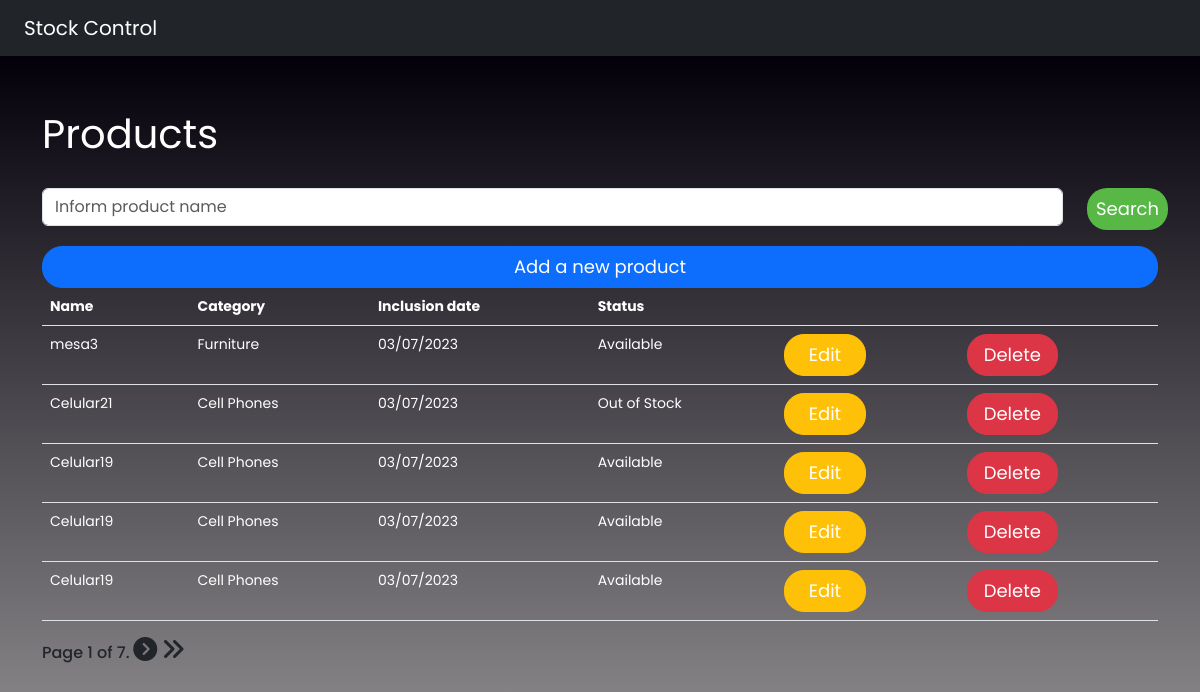
Screenshot of /products/ with the database file from the repository.
### stock_app/models.py (models this page shows)
class Products(models.Model):
    class Categories(models.TextChoices):
        CELL_PHONES = "Cell Phones"
        APPLIANCES = "Appliances"
        COMP_PARTS = "Computer Parts"
        FURNITURE = "Furniture"
    status = models.BooleanField(default=False, verbose_name=f"Status: Out of Stock / Available")
    name = models.CharField(max_length=250, null=False)
    category = models.CharField(max_length=50, choices=Categories.choices)
    creation_date = models.DateField(auto_now_add=True)

### stock_app/views.py (the view)
# urls.py: path("products/", products, name="products"),
def products(request):
    products = Products.objects.all().order_by('-id')
    queryset = request.GET.get('q')
    if queryset:
        products = Products.objects.filter(
            Q(status__icontains=queryset)|
            Q(name__icontains=queryset)|
            Q(category__icontains=queryset)
        )
    paginator = Paginator(products, 5)
    page = request.GET.get('page')
    products = paginator.get_page(page)
    return render(request, "products/products.html", {"products": products})

### templates/products/products.html (shortened to what this page needs)
{% extends "base.html" %}
{% block content %}
<div class="container">
    <div class="py-4"></div>
    <p class="mb-4 text-white fs-1 fw-normal">Products</p>
    <form method="GET">
        <div class="row">
            <div class="form-group col-11" id="message">
                <input class="form-control" type="search" placeholder="Inform product name" name="q" value="{{request.GET.q}}">
            </div>
            <div class="form-group col-1 d-grid">
                <button class="btn btn--pill btn--green px-2 mx-0">Search</button>
            </div>
        </div>
    </form>
    <div class="row">
        <div class="d-grid gap-2">
            <a class="mt-3 btn btn--pill btn-primary" href="{% url 'add_products' %}">Add a new product</a>
        </div>
    </div>
    <table class="table table-head">
        <thead>
            <tr class="text-white">
                <th>Name</th>
                <th>Category</th>
                <th>Inclusion date</th>
                <th>Status</th>
                <th></th>
                <th></th>
            </tr>
        </thead>
        <tbody>
            {% for product in products %}
            <tr style="color: #fff;">
                <td>{{product.name}}</td>
                <td>{{product.category}}</td>
                <td>{{product.creation_date|date:"m/d/Y"}}</td>
                {% if product.status == True %}
                    <td>Available</td>
                {% else %}
                    <td>Out of Stock</td>
                {% endif %}
                <td><a class="px-4 btn btn--pill btn-warning" href="/edit_product/{{product.id}}">Edit</a></td>
                <td><a class="px-3 btn btn--pill btn-danger" href="/remove_product/{{product.id}}">Delete</a></td>
            </tr>
            {% endfor %}
        </tbody>
    </table>
    <div class="pagination">
        <span class="step-links">
            <div class="d-inline-flex bd-highlight">
                <span class="h6 current">
                    Page {{ products.number }} of {{ products.paginator.num_pages }}.
                </span>
            </div>
            {% if products.has_next %}
                <a href="?page={{ products.next_page_number }}"><i class="h4 text-dark fa-solid fa-circle-chevron-right"></i></a>
                <a href="?page={{ products.paginator.num_pages }}&q={% if request.GET.q%}{{ request.GET.q }}{% endif %}"><i class="h4 text-dark fa-solid fa-angles-right"></i></a>
            {% endif %}
        </span>
    </div>
</div>
{% endblock content %}

### static/css/main.css (style rules this page uses)
.row { display: -webkit-box; display: -webkit-flex; display: -moz-box; display: -ms-flexbox; display: flex; -webkit-flex-wrap: wrap; -ms-flex-wrap: wrap; flex-wrap: wrap; }
html { -webkit-box-sizing: border-box; -moz-box-sizing: border-box; box-sizing: border-box; }
* { padding: 0; margin: 0; }
*, *:before, *:after { -webkit-box-sizing: inherit; -moz-box-sizing: inherit; box-sizing: inherit; }
body, h1, h2, h3, h4, h5, h6, blockquote, p, pre, dl, dd, ol, ul, figure, hr, fieldset, legend { margin: 0; padding: 0; }
table { border-collapse: collapse; border-spacing: 0; }
button { outline: none; background: none; border: none; }
body { font-family: "Poppins", "Arial", "Helvetica Neue", sans-serif; font-weight: 400; font-size: 14px; }
.btn { display: inline-block; line-height: 40px; padding: 0 33px; font-family: Poppins, Arial, "Helvetica Neue", sans-serif; cursor: pointer; color: #fff; -webkit-transition: all 0.4s ease; -o-transition: all 0.4s ease; -moz-transition: all 0.4s ease; transition: all 0.4s ease; font-size: 18px; }
.btn--pill { -webkit-border-radius: 20px; -moz-border-radius: 20px; border-radius: 20px; }
.btn--green { background: #57b846; }
input { outline: none; margin: 0; border: none; -webkit-box-shadow: none; -moz-box-shadow: none; box-shadow: none; width: 100%; font-size: 14px; font-family: inherit; }

### rows the page displays
Products: name "mesa3", category "Furniture", creation_date "03/07/2023", status "Available"
Products: name "Celular21", category "Cell Phones", creation_date "03/07/2023", status "Out of Stock"
Products: name "Celular19", category "Cell Phones", creation_date "03/07/2023", status "Available"
Products: name "Celular19", category "Cell Phones", creation_date "03/07/2023", status "Available"
Products: name "Celular19", category "Cell Phones", creation_date "03/07/2023", status "Available"

### other values shown
{{ products.number }} "1"
{{ products.paginator.num_pages }} "7"
